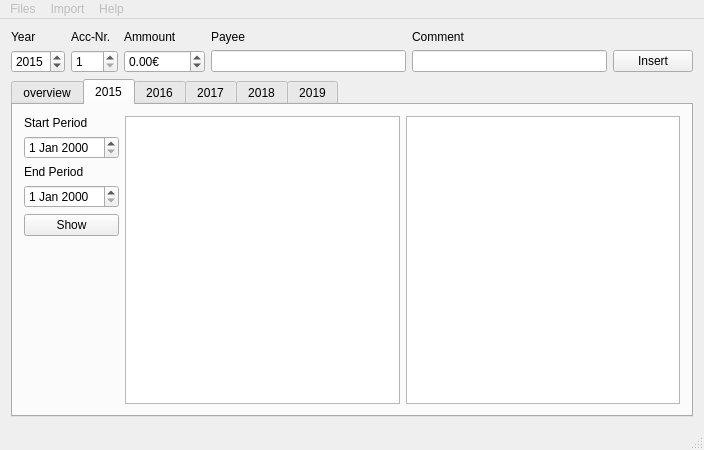
<?xml version="1.0" encoding="UTF-8"?>
<ui version="4.0">
 <class>MainWindow</class>
 <widget class="QMainWindow" name="MainWindow">
  <property name="geometry">
   <rect>
    <x>0</x>
    <y>0</y>
    <width>704</width>
    <height>450</height>
   </rect>
  </property>
  <property name="windowTitle">
   <string>MainWindow</string>
  </property>
  <widget class="QWidget" name="centralWidget">
   <layout class="QVBoxLayout" name="verticalLayout">
    <item>
     <layout class="QGridLayout" name="gridLayout">
      <item row="0" column="0">
       <widget class="QLabel" name="label">
        <property name="text">
         <string>Year</string>
        </property>
       </widget>
      </item>
      <item row="0" column="1">
       <widget class="QLabel" name="label_3">
        <property name="text">
         <string>Acc-Nr.</string>
        </property>
       </widget>
      </item>
      <item row="0" column="2">
       <widget class="QLabel" name="label_2">
        <property name="text">
         <string>Ammount</string>
        </property>
       </widget>
      </item>
      <item row="0" column="3">
       <widget class="QLabel" name="label_4">
        <property name="text">
         <string>Payee</string>
        </property>
       </widget>
      </item>
      <item row="0" column="4">
       <widget class="QLabel" name="label_5">
        <property name="text">
         <string>Comment</string>
        </property>
       </widget>
      </item>
      <item row="1" column="0">
       <widget class="QSpinBox" name="inputYear">
        <property name="suffix">
         <string/>
        </property>
        <property name="minimum">
         <number>1990</number>
        </property>
        <property name="maximum">
         <number>2150</number>
        </property>
        <property name="value">
         <number>2015</number>
        </property>
       </widget>
      </item>
      <item row="1" column="1">
       <widget class="QSpinBox" name="inputAccNr">
        <property name="minimum">
         <number>1</number>
        </property>
        <property name="maximum">
         <number>999</number>
        </property>
        <property name="value">
         <number>1</number>
        </property>
       </widget>
      </item>
      <item row="1" column="2">
       <widget class="QDoubleSpinBox" name="inputAmmount">
        <property name="suffix">
         <string>€</string>
        </property>
        <property name="minimum">
         <double>-9999.000000000000000</double>
        </property>
        <property name="maximum">
         <double>9999.000000000000000</double>
        </property>
       </widget>
      </item>
      <item row="1" column="3">
       <widget class="QLineEdit" name="inputPayee"/>
      </item>
      <item row="1" column="4">
       <widget class="QLineEdit" name="inputComment"/>
      </item>
      <item row="1" column="5">
       <widget class="QPushButton" name="pushInput">
        <property name="text">
         <string>Insert</string>
        </property>
       </widget>
      </item>
     </layout>
    </item>
    <item>
     <widget class="QTabWidget" name="tabWidget">
      <property name="enabled">
       <bool>true</bool>
      </property>
      <property name="currentIndex">
       <number>1</number>
      </property>
      <widget class="QWidget" name="overviewTab">
       <attribute name="title">
        <string>overview</string>
       </attribute>
       <layout class="QGridLayout" name="gridLayout_2">
        <item row="0" column="0">
         <widget class="QGraphicsView" name="payeesDounut"/>
        </item>
        <item row="0" column="2">
         <widget class="QGraphicsView" name="SaldoLines"/>
        </item>
        <item row="1" column="1">
         <widget class="QScrollBar" name="horizontalScrollBar">
          <property name="orientation">
           <enum>Qt::Horizontal</enum>
          </property>
         </widget>
        </item>
        <item row="1" column="2">
         <widget class="QScrollBar" name="horizontalScrollBar_2">
          <property name="orientation">
           <enum>Qt::Horizontal</enum>
          </property>
         </widget>
        </item>
        <item row="0" column="1">
         <widget class="QGraphicsView" name="overallMoneyLines"/>
        </item>
       </layout>
      </widget>
      <widget class="QWidget" name="year1Tab">
       <attribute name="title">
        <string>2015</string>
       </attribute>
       <layout class="QHBoxLayout" name="horizontalLayout_2">
        <item>
         <layout class="QVBoxLayout" name="verticalLayout_2">
          <item>
           <widget class="QLabel" name="label_6">
            <property name="text">
             <string>Start Period</string>
            </property>
           </widget>
          </item>
          <item>
           <widget class="QDateEdit" name="startDate1"/>
          </item>
          <item>
           <widget class="QLabel" name="label_7">
            <property name="text">
             <string>End Period</string>
            </property>
           </widget>
          </item>
          <item>
           <widget class="QDateEdit" name="endDate1"/>
          </item>
          <item>
           <widget class="QPushButton" name="periodButton1">
            <property name="text">
             <string>Show</string>
            </property>
           </widget>
          </item>
          <item>
           <spacer name="verticalSpacer">
            <property name="orientation">
             <enum>Qt::Vertical</enum>
            </property>
            <property name="sizeHint" stdset="0">
             <size>
              <width>20</width>
              <height>40</height>
             </size>
            </property>
           </spacer>
          </item>
         </layout>
        </item>
        <item>
         <widget class="QTableView" name="tableView"/>
        </item>
        <item>
         <widget class="QTableView" name="tableView_2"/>
        </item>
       </layout>
      </widget>
      <widget class="QWidget" name="year2Tab">
       <property name="enabled">
        <bool>false</bool>
       </property>
       <attribute name="title">
        <string>2016</string>
       </attribute>
      </widget>
      <widget class="QWidget" name="year3Tab">
       <property name="enabled">
        <bool>false</bool>
       </property>
       <attribute name="title">
        <string>2017</string>
       </attribute>
      </widget>
      <widget class="QWidget" name="year4Tab">
       <property name="enabled">
        <bool>false</bool>
       </property>
       <attribute name="title">
        <string>2018</string>
       </attribute>
      </widget>
      <widget class="QWidget" name="year5Tab">
       <property name="enabled">
        <bool>false</bool>
       </property>
       <attribute name="title">
        <string>2019</string>
       </attribute>
      </widget>
     </widget>
    </item>
   </layout>
  </widget>
  <widget class="QMenuBar" name="menuBar">
   <property name="geometry">
    <rect>
     <x>0</x>
     <y>0</y>
     <width>704</width>
     <height>24</height>
    </rect>
   </property>
   <widget class="QMenu" name="menuFiles">
    <property name="enabled">
     <bool>false</bool>
    </property>
    <property name="title">
     <string>Files</string>
    </property>
    <addaction name="actionOpen"/>
    <addaction name="actionOpen_Dataset"/>
    <addaction name="actionSave_Dataset"/>
   </widget>
   <widget class="QMenu" name="menuImport">
    <property name="enabled">
     <bool>false</bool>
    </property>
    <property name="title">
     <string>Import</string>
    </property>
   </widget>
   <widget class="QMenu" name="menuHelp">
    <property name="enabled">
     <bool>false</bool>
    </property>
    <property name="title">
     <string>Help</string>
    </property>
   </widget>
   <addaction name="menuFiles"/>
   <addaction name="menuImport"/>
   <addaction name="menuHelp"/>
  </widget>
  <widget class="QStatusBar" name="statusBar"/>
  <action name="actionOpen">
   <property name="enabled">
    <bool>false</bool>
   </property>
   <property name="text">
    <string>New Dataset</string>
   </property>
  </action>
  <action name="actionOpen_Dataset">
   <property name="enabled">
    <bool>false</bool>
   </property>
   <property name="text">
    <string>Open Dataset</string>
   </property>
  </action>
  <action name="actionSave_Dataset">
   <property name="enabled">
    <bool>false</bool>
   </property>
   <property name="text">
    <string>Save Dataset</string>
   </property>
  </action>
 </widget>
 <layoutdefault spacing="6" margin="11"/>
 <resources/>
 <connections/>
</ui>
